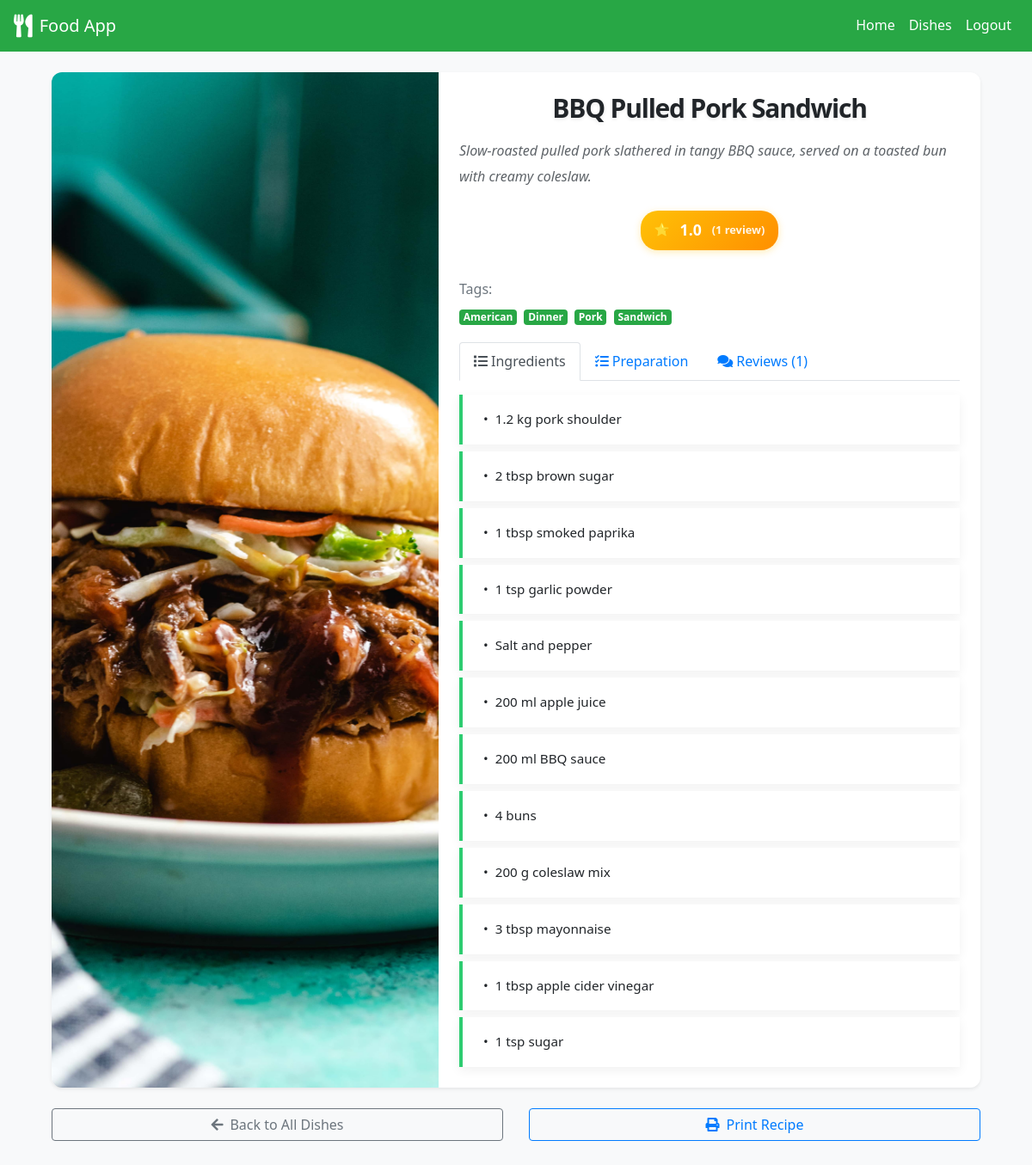
Page /dish/20 (signed in) on the earlier database version.
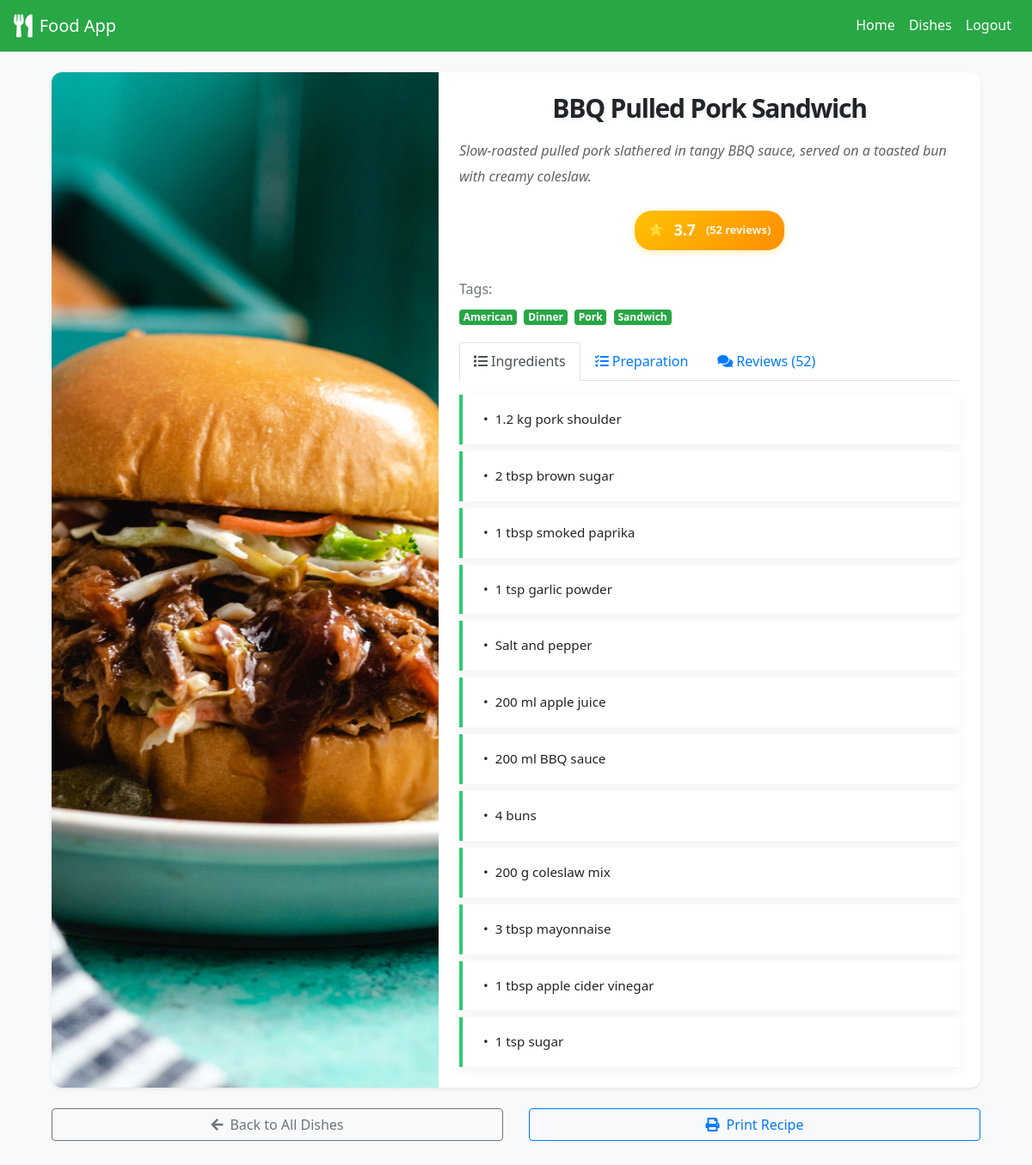
Same page on the later database version.
### models.py (models this page shows, shortened)
class Dish(db.Model):
    __tablename__ = "dishes"
    id = db.Column(db.Integer, primary_key=True)
    name = db.Column(db.String(200), nullable=False, index=True)
    description = db.Column(db.Text)
    image = db.Column(db.String(200))
    avg_rating = db.Column(db.Float, default=0.0)
    created_at = db.Column(db.DateTime, default=datetime.utcnow)
    updated_at = db.Column(
        db.DateTime, default=datetime.utcnow, onupdate=datetime.utcnow
    )
    _ingredients = db.Column("ingredients", db.Text)
    _preparation = db.Column("preparation", db.Text)
    _tags = db.Column("tags", db.Text)
    reviews = db.relationship(
        "Review", backref="dish", lazy=True, cascade="all, delete-orphan"
    )
    @property
    def ingredients(self):
        return json.loads(self._ingredients) if self._ingredients else []
    @ingredients.setter
    def ingredients(self, value):
        self._ingredients = json.dumps(value) if value else None
    @property
    def preparation(self):
        return json.loads(self._preparation) if self._preparation else []
    @preparation.setter
    def preparation(self, value):
        self._preparation = json.dumps(value) if value else None
    @property
    def tags(self):
        return json.loads(self._tags) if self._tags else []
    @tags.setter
    def tags(self, value):
        self._tags = json.dumps(value) if value else None

### app.py (the view)
@app.route("/dish/<int:dish_id>")
@login_required
def dish_detail(dish_id):
    dish = Dish.query.get_or_404(dish_id)
    reviews = sorted(dish.reviews, key=lambda r: r.created_at, reverse=True)
    return render_template("dish_detail.html", dish=dish, reviews=reviews)

### app.py (called while the page is built)
@login_manager.user_loader
def load_user(user_id):
    return User.query.get(int(user_id))

### templates/dish_detail.html (shortened to what the changed rows need)
{% extends "base.html" %}
{% block content %}
<div class="container mb-5">
    <div class="card shadow-sm rounded-corners">
        <div class="row no-gutters">
            <div class="col-lg-5">
                <div class="card-img-container">
                    <img alt="{{ dish.name }}"
                         class="object-fit-cover rounded-left h-100"
                         src="{{ dish.image }}">
                </div>
            </div>
            <div class="col-lg-7">
                <div class="card-body">
                    <h2 class="card-title text-center mb-3">{{ dish.name }}</h2>
                    <p class="card-text mb-4"><em>{{ dish.description }}</em></p>
                    {% if dish.avg_rating and dish.avg_rating > 0 %}
                    <div class="dish-detail-rating">
                        <div class="rating-badge">
                            <span class="star">⭐</span>
                            {{ "%.1f"|format(dish.avg_rating) }}
                            <span class="count">({{ dish.reviews|length }} review{{ 's' if dish.reviews|length != 1 else '' }})</span>
                        </div>
                    </div>
                    {% elif dish.reviews|length == 0 %}
                    <div class="dish-detail-rating">
                        <div class="no-rating">
                            <i class="fas fa-star mr-1"></i>No reviews yet - be the first!
                        </div>
                    </div>
                    {% endif %}
                    {% if dish.tags %}
                    <div class="mb-3">
                        <h6 class="text-muted mb-2">Tags:</h6>
                        {% for tag in dish.tags %}
                        <span class="badge badge-success mr-1 mb-1">{{ tag }}</span>
                        {% endfor %}
                    </div>
                    {% endif %}
                    <ul class="nav nav-tabs" id="detailTabs" role="tablist">
                        <li class="nav-item">
                        </li>
                        <li class="nav-item">
                        </li>
                        <li class="nav-item">
                            <a class="nav-link" data-toggle="tab"
                               href="#reviews" id="reviews-tab" role="tab">
                                <i class="fas fa-comments mr-1"></i>Reviews ({{ dish.reviews|length }})
                            </a>
                        </li>
                    </ul>
                    <div class="tab-content mt-3" id="detailTabsContent">
                        <div class="tab-pane fade show active" id="ingredients" role="tabpanel">
                        </div>
                            {% set user_review = dish.reviews|selectattr('author.id', 'equalto', current_user.id)|first %}
                    </div>
                </div>
            </div>
        </div>
    </div>
</div>
{% endblock %}

Differences in the rows shown:
changed Dish "BBQ Pulled Pork Sandwich": avg_rating "1.0" → "3.7"
Other differences:
{{ dish.reviews|length }}: "1" → "52"
{{ 's' if dish.reviews|length != 1 else '' }}: (not shown) → "s"
